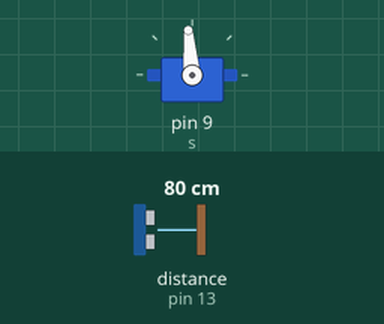
Simulated run of this sketch. Board: Arduino Uno, built with avr-gcc and run on an emulated ATmega328P. Shown: servo. Inputs (shaded band) come from the test bench; at power-on: distance to the obstacle (sensor on pin 13) 80 cm.

Above: at 1.2 s.
1.3 s: distance to the obstacle (sensor on pin 13) set to 2 cm
At 2.2 s:
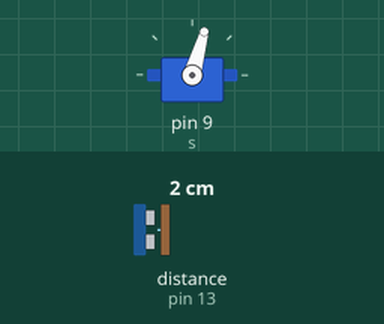
2.9 s: distance to the obstacle (sensor on pin 13) set to 35 cm
At 3.9 s:
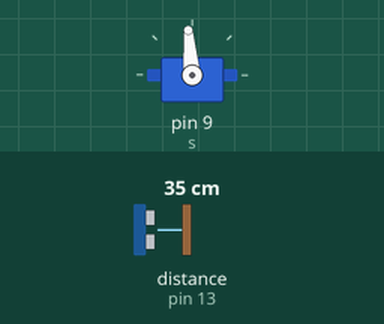
Timing chart, 0 to 5.9 s (numbered marks = the images above; inputs shaded):
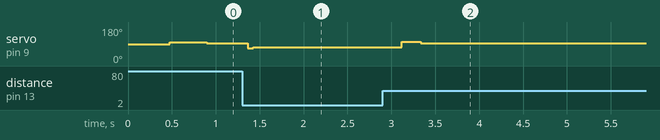

The sketch:

ravnovesie.ino
```cpp
#include <Servo.h>
#include <Ultrasonic.h>

Ultrasonic u(12, 13);
Servo s;
int dis_point = 13;
int period = 50;
int time;
float error = 0, prev_error = 0, dis_error = 0;
float P = 0, I = 0, D = 0, PID = 0;
float kp = 1.1, ki = 0.2, kd = 14;
float distance = 0;

void setup()
{
  Serial.begin(9600);
  s.attach(9);
  time = millis();
}

void loop()
{
  if (millis() > time + period){
    time = millis();
    float sum = 0;
    for (int i = 0; i < 80; i++)
    {
      distance = u.read(CM);
      if (distance > 21) distance = 21;
      if (distance < 4) distance = 4;
      sum = sum + distance;
    }
    distance = sum / 80;
    error = dis_point - distance;
    dis_error = error - prev_error;
    P = kp * error;
    D = kd * (dis_error / period);
    if (-3 < dis_error&&dis_error < 3) I = I + (ki * dis_error);
    else I = 0;
    PID = P + I + D;
    if (PID > 20) PID = 20;
    if (PID < -20) PID = -20;
    PID = map(PID, -20, 20, 120, 70);
    s.write(PID - 10);
    prev_error = error;
  }
}
```

Measured:
- after the input at 1.3 s, servo on pin 9 (s): 95° → 94° at once, → 68° 0.06 s later, → 74° 0.06 s later
- after the input at 2.9 s, servo on pin 9 (s): 74° → 102° after 0.22 s, → 95° 0.21 s later
